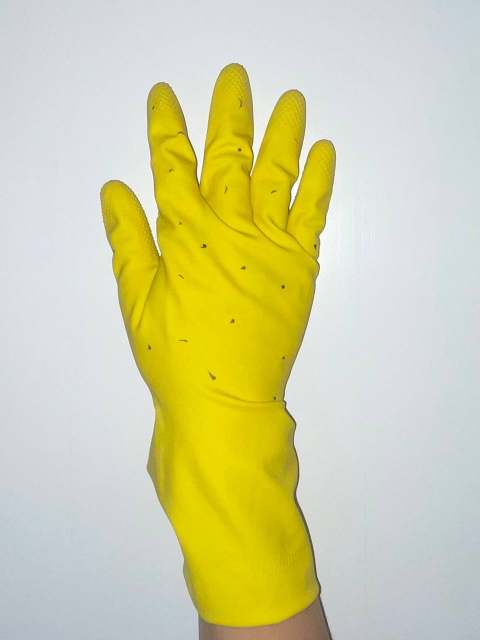
#> input picture gloves/spot.jpeg, 960 x 1280 px (shown at 1/2 size)
$ python -i rubber_spot.py   (imports and definitions only)
#> lines starting #> are read from the running program, lines starting #| are printed output that depends on the picture; after the words box and inside, x2 and y2 are one past the last pixel; in counts of white or black regions, pixels touching at a corner belong together
import numpy as np
import cv2

def rubber_spot():
    image = cv2.imread('gloves/spot.jpeg')
#> image is the input picture: shape (1280, 960, 3); mean B, G, R 161.2, 209, 210.9

    #resizing the image
    width = int(image.shape[1] * 50 / 100)
#> width = 480
    height = int(image.shape[0] * 50 / 100)
#> height = 640
    img = cv2.resize(image, (width, height))

    # convert to hsv
    hsv = cv2.cvtColor(img, cv2.COLOR_BGR2HSV)
#> hsv: shape (640, 480, 3); mean H, S, V 79.6, 75.1, 217.4

    # upper bounds and lower bounds of latex
    r_lower = np.array([0, 0, 0])
    r_upper = np.array([255, 120, 255])

    # extraction
    rubber_extract = cv2.inRange(hsv, r_lower, r_upper)
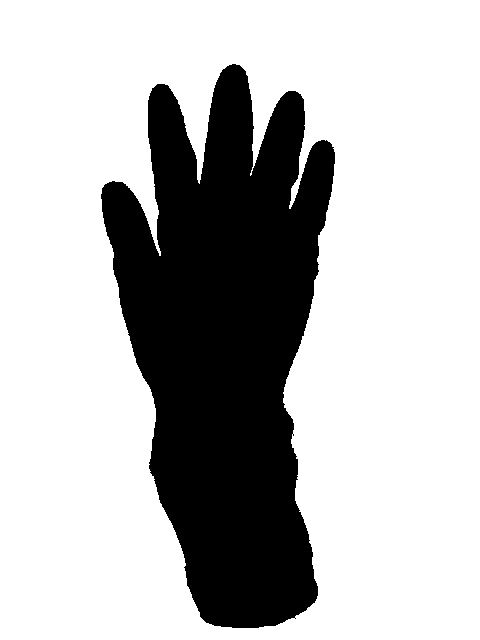
#> rubber_extract: shape (640, 480); 73% white; 1 black region, box (x1, y1, x2, y2) and area: (101, 64, 335, 628) 82812
    rubber_extract = cv2.bitwise_not(rubber_extract, rubber_extract)
    rubber_extract = cv2.erode(rubber_extract, None, iterations=1)
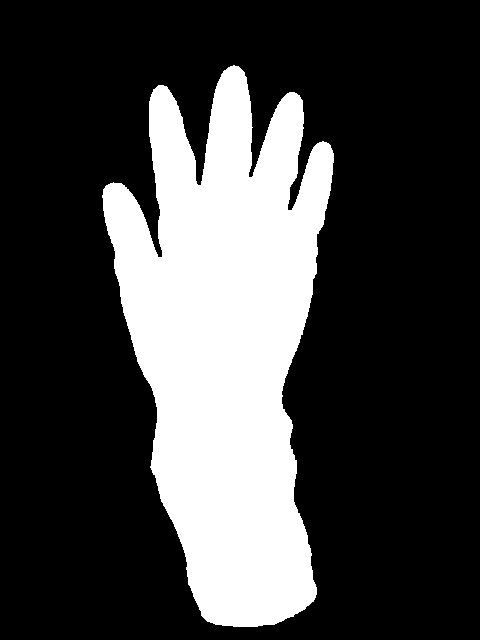
#> rubber_extract: shape (640, 480); 26.2% white; 1 white region, box (x1, y1, x2, y2) and area: (102, 65, 334, 627) 80358
    rubber_extract = cv2.dilate(rubber_extract, None, iterations=1)
#> rubber_extract: shape (640, 480); 26.9% white; 1 white region

    contours, _ = cv2.findContours(rubber_extract, cv2.RETR_TREE, cv2.CHAIN_APPROX_SIMPLE)
#> contours = 1 contour; box (x1, y1, x2, y2) and area: (101, 64, 335, 628) 81825

    min_area = 0
    aspect_ratio_threshold = 0.0
    filtered_contours = []
    for contour in contours:
        area = cv2.contourArea(contour)
        if area > min_area:
            perimeter = cv2.arcLength(contour, True)
            approx = cv2.approxPolyDP(contour, 0.03 * perimeter, True)
            x, y, w, h = cv2.boundingRect(approx)
            aspect_ratio = float(w)/h
            if aspect_ratio > aspect_ratio_threshold:
                filtered_contours.append(contour)
#> this loop made 1 pass
#> (area, perimeter, x, y, w, h, aspect_ratio) on pass 1: (81825, 2136.8, 101, 64, 234, 564, 0.415)
#> after the loop, filtered_contours has the same summary as contours

    mask_filtered = np.zeros_like(rubber_extract)
    cv2.drawContours(mask_filtered, filtered_contours, -1, 255, thickness=cv2.FILLED)
    res = cv2.bitwise_and(img, img, mask=mask_filtered) # just glove, no background
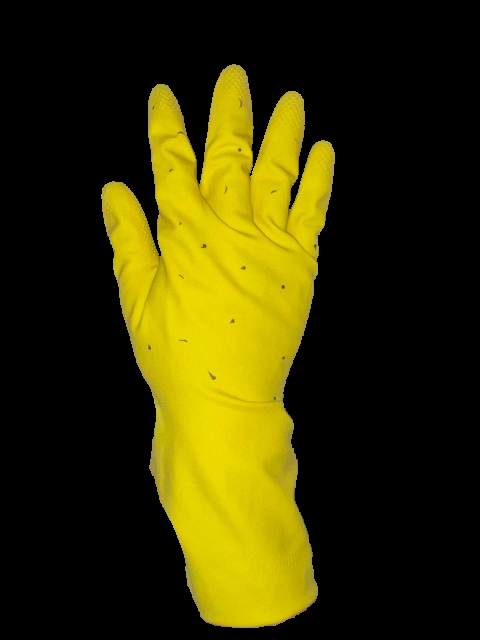
#> res: shape (640, 480, 3); mean B, G, R 1.8, 51.6, 56.8


    # grayscale
    gray = cv2.cvtColor(res, cv2.COLOR_BGR2GRAY)
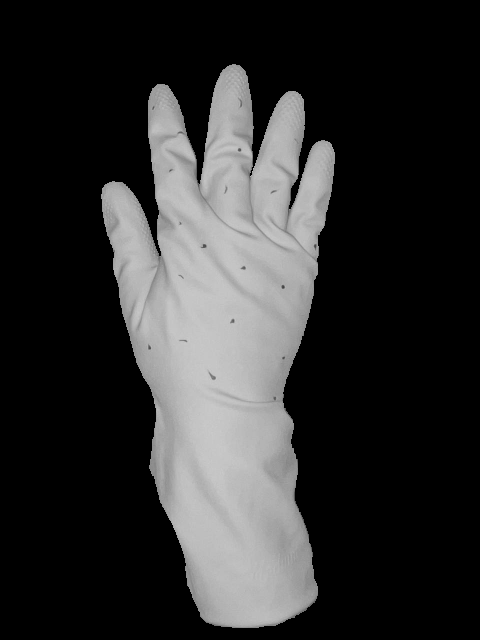
#> gray: shape (640, 480); min 0, max 202, mean 47.5

    # thresholding
    _, thresh = cv2.threshold(gray, 165, 255, cv2.THRESH_BINARY)
#> thresh: shape (640, 480); 20.8% white; 105 white regions (100 under 20 px), largest, box (x1, y1, x2, y2) and area: (103, 68, 316, 627) 61053, (288, 143, 332, 254) 2391, (156, 405, 165, 433) 135, (160, 443, 164, 479) 86, (288, 527, 295, 534) 24

    # Morphological operations
    kernel = np.ones((3, 3), np.uint8)
    thresh = cv2.erode(thresh, kernel, iterations=1)
#> thresh: shape (640, 480); 18.8% white; 22 white regions (17 under 20 px), largest, box (x1, y1, x2, y2) and area: (139, 86, 314, 625) 52238, (105, 186, 155, 330) 2916, (290, 144, 328, 252) 2011, (151, 105, 179, 136) 545, (157, 407, 163, 430) 55
    thresh = cv2.dilate(thresh, kernel, iterations=1)
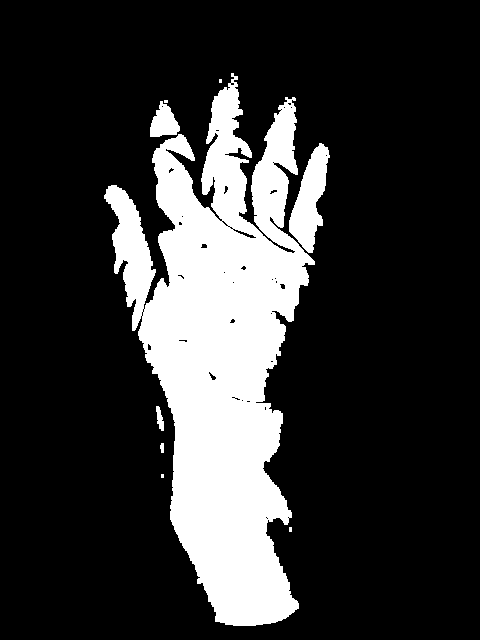
#> thresh: shape (640, 480); 20.4% white; 9 white regions (4 under 20 px)

    # finding contour
    contours, _ = cv2.findContours(thresh, cv2.RETR_EXTERNAL, cv2.CHAIN_APPROX_SIMPLE)
#> contours = 9 contours, 4 with area under 20; largest, box (x1, y1, x2, y2) and area: (104, 73, 315, 626) 58312, (289, 143, 330, 253) 2221, (150, 101, 180, 137) 635, (156, 406, 164, 431) 92, (160, 443, 164, 453) 22

    filtered_contours = []
    min_area = 0.4
    max_aspect_ratio = 0.4

    for contour in contours:
        x, y, w, h = cv2.boundingRect(contour)
        area = cv2.contourArea(contour)
        aspect_ratio = float(w)/h
        if area > min_area and aspect_ratio < max_aspect_ratio:
            filtered_contours.append(contour)
#> this loop made 9 passes
#> (x, y, w, h, area, aspect_ratio) on passes 3, 4, 5, 6, 9: (160, 443, 4, 10, 22, 0.4), (156, 406, 8, 25, 92.5, 0.32), (289, 143, 41, 110, 2221, 0.373), (150, 101, 30, 36, 635, 0.833), (104, 73, 211, 553, 58311.5, 0.382)
#> after the loop, filtered_contours = 3 contours; box (x1, y1, x2, y2) and area: (104, 73, 315, 626) 58312, (289, 143, 330, 253) 2221, (156, 406, 164, 431) 92

    result = img.copy()
    cv2.drawContours(result, filtered_contours, -1, (0,0,255), 2)
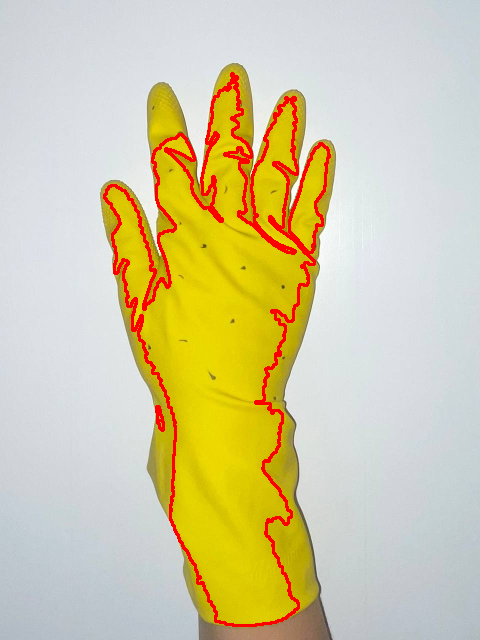
#> result: shape (640, 480, 3); mean B, G, R 161, 202.9, 212.8

    # boxing
    glove_img = img.copy()
    spot_extract = glove_img.copy()
    for contour in filtered_contours:
        x, y, w, h = cv2.boundingRect(contour)
        area = cv2.contourArea(contour)
        aspect_ratio = float(w)/h
        if area > min_area and aspect_ratio < max_aspect_ratio:
            (x, y, w, h) = cv2.boundingRect(contour)
            cv2.rectangle(spot_extract, (x, y), (x + w, y + h), (0,0,255), 2)
            cv2.putText(spot_extract, 'Spot', (x, y - 5), cv2.FONT_HERSHEY_TRIPLEX, 0.5, (0,0,255), 1, cv2.LINE_AA)
#> this loop made 3 passes
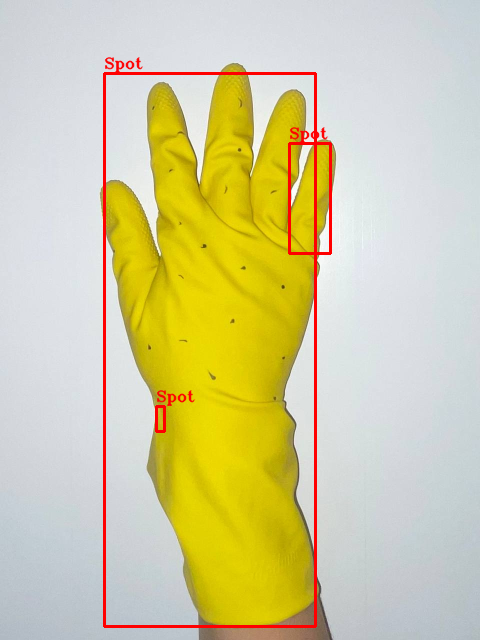
#> spot_extract: shape (640, 480, 3); mean B, G, R 158.2, 205.1, 212

    # [4 lines of commented-out code are left out]
    cv2.imshow('Spot Detect', spot_extract)
    cv2.waitKey(0)
    cv2.destroyAllWindows()

>>> result = rubber_spot()

$ run again, with gloves/paint.jpeg copied over gloves/spot.jpeg
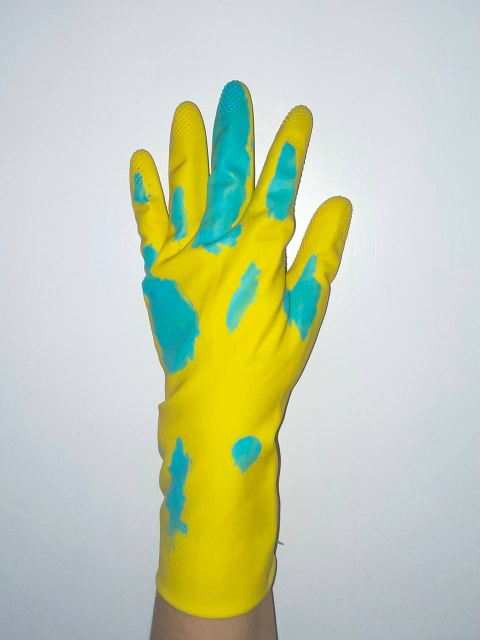
#> input picture gloves/paint.jpeg, 959 x 1280 px (shown at 1/2 size)
#> in rubber_spot, image is the input picture: shape (1280, 959, 3); mean B, G, R 175.8, 204.4, 195.6
#> hsv: shape (640, 479, 3); mean H, S, V 87, 64, 211.4
#> in rubber_spot, `rubber_extract = cv2.inRange(hsv, r_lower, r_upper)`:
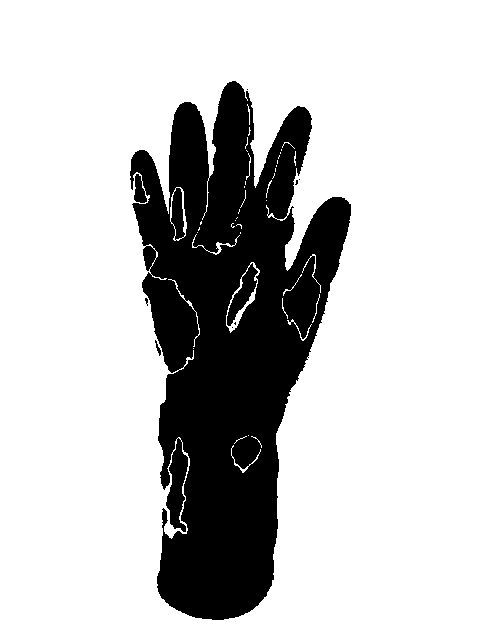
#> rubber_extract: shape (640, 479); 77.8% white; 8 black regions (6 under 20 px), largest, box (x1, y1, x2, y2) and area: (130, 81, 351, 620) 68138, (155, 340, 161, 356) 36
#> contours = 171 contours, 140 with area under 20; largest, box (x1, y1, x2, y2) and area: (130, 81, 351, 620) 68292, (225, 261, 261, 334) 514, (175, 186, 188, 238) 174, (209, 241, 236, 256) 118, (183, 338, 196, 368) 86
#> the loop in rubber_spot, `for contour in contours:` made 171 passes
#> (area, perimeter, approx, x, y, w, h, aspect_ratio) on passes 46, 49, 69: (32, 35.31, [[317, 300], [317, 313], [315, 316], [315, 303]], 315, 300, 3, 17, 0.176), (28, 30.49, [[282, 297], [284, 307], [283, 311], [281, 308]], 281, 297, 4, 15, 0.267), (47.5, 48.38, [[151, 275], [172, 279], [160, 280]], 151, 275, 22, 6, 3.67)
#> the loop in rubber_spot, `for contour in contours:` made 8 passes
#> contour on passes 4, 7: [[249, 152], [249, 154], [251, 154], [251, 152]], [[192, 113], [192, 115], [194, 115], [194, 113]]
#> result: shape (640, 479, 3); mean B, G, R 175.3, 200.2, 197.1
#> the loop in rubber_spot, `for contour in filtered_contours:` made 3 passes
#> after the loop in rubber_spot, `for contour in filtered_contours:`:
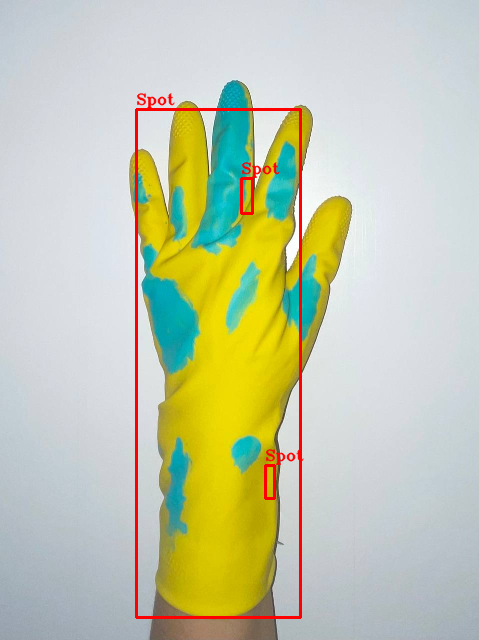
#> spot_extract: shape (640, 479, 3); mean B, G, R 173.3, 201.3, 196.9
